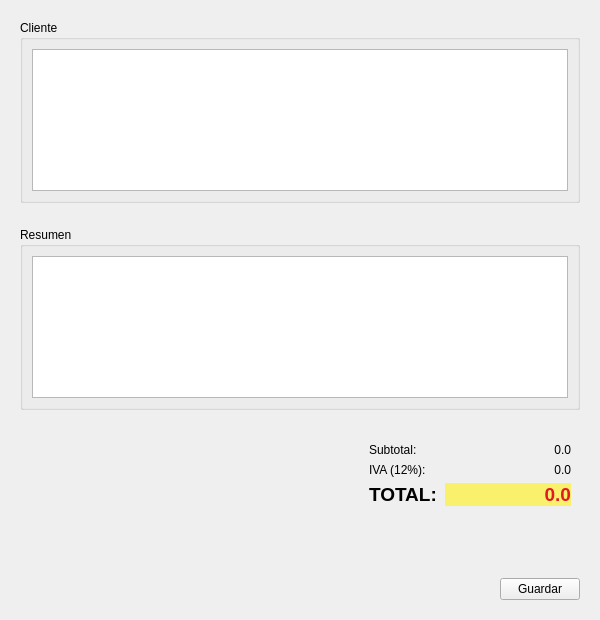
<?xml version="1.0" encoding="UTF-8"?>
<ui version="4.0">
 <class>Resumen</class>
 <widget class="QWidget" name="Resumen">
  <property name="geometry">
   <rect>
    <x>0</x>
    <y>0</y>
    <width>600</width>
    <height>620</height>
   </rect>
  </property>
  <property name="minimumSize">
   <size>
    <width>600</width>
    <height>620</height>
   </size>
  </property>
  <property name="windowTitle">
   <string>Resumen</string>
  </property>
  <property name="windowIcon">
   <iconset resource="Recursos.qrc">
    <normaloff>:/imagenes/Recursos/tienda.png</normaloff>:/imagenes/Recursos/tienda.png</iconset>
  </property>
  <layout class="QVBoxLayout" name="verticalLayout">
   <item>
    <widget class="QWidget" name="widget" native="true">
     <layout class="QHBoxLayout" name="horizontalLayout">
      <item>
       <widget class="QGroupBox" name="groupBox">
        <property name="title">
         <string>Cliente</string>
        </property>
        <layout class="QHBoxLayout" name="horizontalLayout_4">
         <item>
          <widget class="QPlainTextEdit" name="outCliente">
           <property name="readOnly">
            <bool>true</bool>
           </property>
          </widget>
         </item>
        </layout>
       </widget>
      </item>
     </layout>
    </widget>
   </item>
   <item>
    <widget class="QWidget" name="widget_2" native="true">
     <layout class="QHBoxLayout" name="horizontalLayout_2">
      <item>
       <widget class="QGroupBox" name="groupBox_2">
        <property name="title">
         <string>Resumen</string>
        </property>
        <layout class="QHBoxLayout" name="horizontalLayout_5">
         <item>
          <widget class="QPlainTextEdit" name="outResumen">
           <property name="readOnly">
            <bool>true</bool>
           </property>
          </widget>
         </item>
        </layout>
       </widget>
      </item>
     </layout>
    </widget>
   </item>
   <item>
    <widget class="QWidget" name="widget_5" native="true">
     <layout class="QHBoxLayout" name="horizontalLayout_6">
      <item>
       <spacer name="horizontalSpacer_2">
        <property name="orientation">
         <enum>Qt::Horizontal</enum>
        </property>
        <property name="sizeHint" stdset="0">
         <size>
          <width>262</width>
          <height>20</height>
         </size>
        </property>
       </spacer>
      </item>
      <item>
       <widget class="QWidget" name="widget_4" native="true">
        <property name="minimumSize">
         <size>
          <width>220</width>
          <height>120</height>
         </size>
        </property>
        <property name="maximumSize">
         <size>
          <width>220</width>
          <height>120</height>
         </size>
        </property>
        <layout class="QFormLayout" name="formLayout_2">
         <item row="0" column="0">
          <widget class="QLabel" name="label_4">
           <property name="text">
            <string>Subtotal:</string>
           </property>
          </widget>
         </item>
         <item row="0" column="1">
          <widget class="QLabel" name="outSubtotal">
           <property name="minimumSize">
            <size>
             <width>100</width>
             <height>0</height>
            </size>
           </property>
           <property name="layoutDirection">
            <enum>Qt::LeftToRight</enum>
           </property>
           <property name="text">
            <string>0.0</string>
           </property>
           <property name="alignment">
            <set>Qt::AlignRight|Qt::AlignTrailing|Qt::AlignVCenter</set>
           </property>
          </widget>
         </item>
         <item row="1" column="0">
          <widget class="QLabel" name="label_5">
           <property name="text">
            <string>IVA (12%):</string>
           </property>
          </widget>
         </item>
         <item row="1" column="1">
          <widget class="QLabel" name="outIva">
           <property name="minimumSize">
            <size>
             <width>100</width>
             <height>0</height>
            </size>
           </property>
           <property name="layoutDirection">
            <enum>Qt::LeftToRight</enum>
           </property>
           <property name="text">
            <string>0.0</string>
           </property>
           <property name="alignment">
            <set>Qt::AlignRight|Qt::AlignTrailing|Qt::AlignVCenter</set>
           </property>
          </widget>
         </item>
         <item row="2" column="0">
          <widget class="QLabel" name="label_6">
           <property name="minimumSize">
            <size>
             <width>70</width>
             <height>0</height>
            </size>
           </property>
           <property name="font">
            <font>
             <pointsize>14</pointsize>
             <weight>75</weight>
             <bold>true</bold>
            </font>
           </property>
           <property name="text">
            <string>TOTAL:</string>
           </property>
          </widget>
         </item>
         <item row="2" column="1">
          <widget class="QLabel" name="outTotal">
           <property name="minimumSize">
            <size>
             <width>100</width>
             <height>0</height>
            </size>
           </property>
           <property name="font">
            <font>
             <pointsize>14</pointsize>
             <weight>75</weight>
             <bold>true</bold>
            </font>
           </property>
           <property name="layoutDirection">
            <enum>Qt::LeftToRight</enum>
           </property>
           <property name="styleSheet">
            <string notr="true">background-color: rgb(249, 240, 107);
color: rgb(224, 27, 36);</string>
           </property>
           <property name="text">
            <string>0.0</string>
           </property>
           <property name="alignment">
            <set>Qt::AlignRight|Qt::AlignTrailing|Qt::AlignVCenter</set>
           </property>
          </widget>
         </item>
        </layout>
       </widget>
      </item>
     </layout>
    </widget>
   </item>
   <item>
    <widget class="QWidget" name="widget_3" native="true">
     <layout class="QHBoxLayout" name="horizontalLayout_3">
      <item>
       <spacer name="horizontalSpacer">
        <property name="orientation">
         <enum>Qt::Horizontal</enum>
        </property>
        <property name="sizeHint" stdset="0">
         <size>
          <width>40</width>
          <height>20</height>
         </size>
        </property>
       </spacer>
      </item>
      <item>
       <widget class="QPushButton" name="cmdGuardar">
        <property name="text">
         <string>Guardar</string>
        </property>
       </widget>
      </item>
     </layout>
    </widget>
   </item>
  </layout>
 </widget>
 <resources>
  <include location="Recursos.qrc"/>
 </resources>
 <connections/>
</ui>
